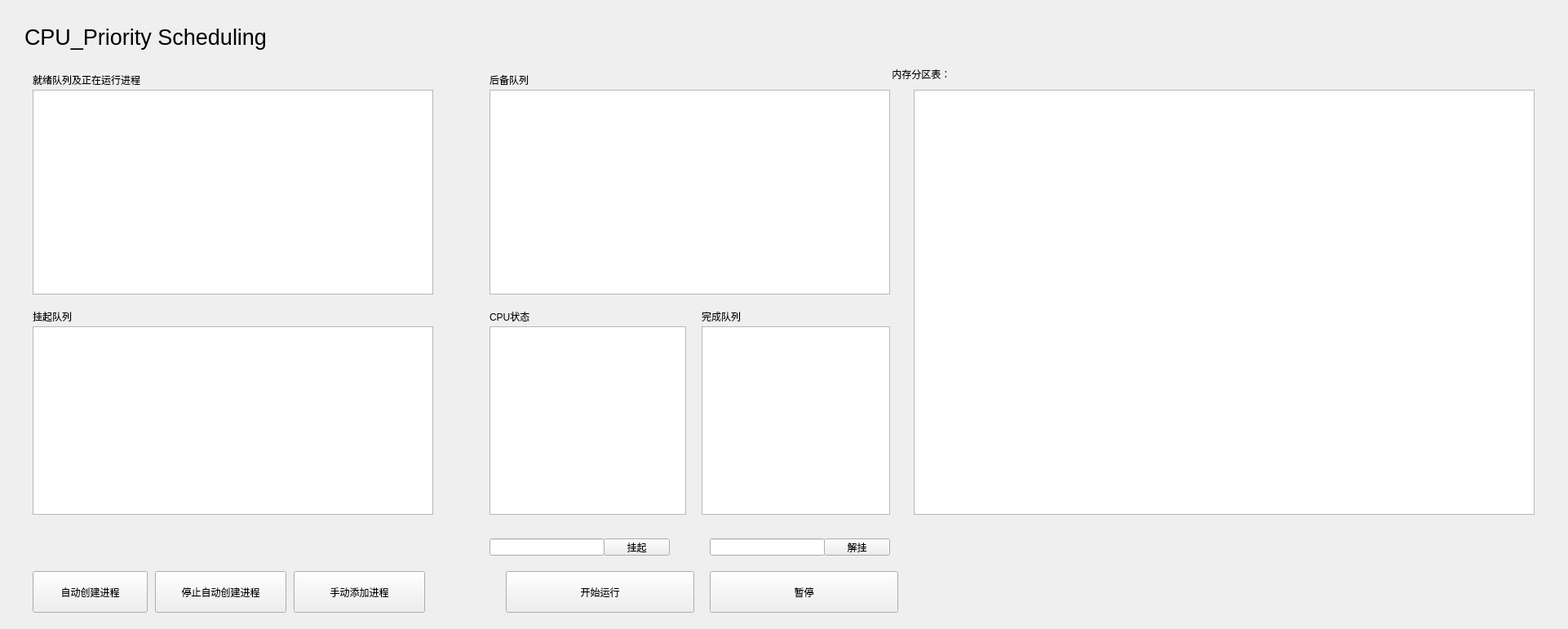
<?xml version="1.0" encoding="UTF-8"?>
<ui version="4.0">
 <class>PriorityScheduling</class>
 <widget class="QWidget" name="PriorityScheduling">
  <property name="geometry">
   <rect>
    <x>0</x>
    <y>0</y>
    <width>1922</width>
    <height>771</height>
   </rect>
  </property>
  <property name="windowTitle">
   <string>Form</string>
  </property>
  <widget class="QTableWidget" name="inpeaceTable">
   <property name="geometry">
    <rect>
     <x>40</x>
     <y>110</y>
     <width>491</width>
     <height>251</height>
    </rect>
   </property>
  </widget>
  <widget class="QTableWidget" name="outpeaceTable">
   <property name="geometry">
    <rect>
     <x>600</x>
     <y>110</y>
     <width>491</width>
     <height>251</height>
    </rect>
   </property>
  </widget>
  <widget class="QTableWidget" name="outpeaceTable2">
   <property name="geometry">
    <rect>
     <x>40</x>
     <y>400</y>
     <width>491</width>
     <height>231</height>
    </rect>
   </property>
  </widget>
  <widget class="QPushButton" name="addButton">
   <property name="geometry">
    <rect>
     <x>360</x>
     <y>700</y>
     <width>161</width>
     <height>51</height>
    </rect>
   </property>
   <property name="text">
    <string>手动添加进程</string>
   </property>
  </widget>
  <widget class="QLineEdit" name="suspendLine">
   <property name="geometry">
    <rect>
     <x>600</x>
     <y>660</y>
     <width>141</width>
     <height>21</height>
    </rect>
   </property>
  </widget>
  <widget class="QPushButton" name="suspendButton">
   <property name="geometry">
    <rect>
     <x>740</x>
     <y>660</y>
     <width>81</width>
     <height>21</height>
    </rect>
   </property>
   <property name="text">
    <string>挂起</string>
   </property>
  </widget>
  <widget class="QLineEdit" name="notsuspendLine">
   <property name="geometry">
    <rect>
     <x>870</x>
     <y>660</y>
     <width>141</width>
     <height>21</height>
    </rect>
   </property>
  </widget>
  <widget class="QPushButton" name="notsuspendButton">
   <property name="geometry">
    <rect>
     <x>1010</x>
     <y>660</y>
     <width>81</width>
     <height>21</height>
    </rect>
   </property>
   <property name="text">
    <string>解挂</string>
   </property>
  </widget>
  <widget class="QPushButton" name="startButton">
   <property name="geometry">
    <rect>
     <x>620</x>
     <y>700</y>
     <width>231</width>
     <height>51</height>
    </rect>
   </property>
   <property name="text">
    <string>开始运行</string>
   </property>
  </widget>
  <widget class="QPushButton" name="pauseButton">
   <property name="geometry">
    <rect>
     <x>870</x>
     <y>700</y>
     <width>231</width>
     <height>51</height>
    </rect>
   </property>
   <property name="text">
    <string>暂停</string>
   </property>
  </widget>
  <widget class="QPushButton" name="auto_createButton">
   <property name="geometry">
    <rect>
     <x>40</x>
     <y>700</y>
     <width>141</width>
     <height>51</height>
    </rect>
   </property>
   <property name="text">
    <string>自动创建进程</string>
   </property>
  </widget>
  <widget class="QLabel" name="label_5">
   <property name="geometry">
    <rect>
     <x>40</x>
     <y>380</y>
     <width>91</width>
     <height>16</height>
    </rect>
   </property>
   <property name="text">
    <string>挂起队列</string>
   </property>
  </widget>
  <widget class="QLabel" name="label_6">
   <property name="geometry">
    <rect>
     <x>40</x>
     <y>90</y>
     <width>201</width>
     <height>16</height>
    </rect>
   </property>
   <property name="text">
    <string>就绪队列及正在运行进程</string>
   </property>
  </widget>
  <widget class="QLabel" name="label_7">
   <property name="geometry">
    <rect>
     <x>600</x>
     <y>90</y>
     <width>101</width>
     <height>16</height>
    </rect>
   </property>
   <property name="text">
    <string>后备队列</string>
   </property>
  </widget>
  <widget class="QPushButton" name="stopAuto_createButton">
   <property name="geometry">
    <rect>
     <x>190</x>
     <y>700</y>
     <width>161</width>
     <height>51</height>
    </rect>
   </property>
   <property name="text">
    <string>停止自动创建进程</string>
   </property>
  </widget>
  <widget class="QTableWidget" name="cpuTable">
   <property name="geometry">
    <rect>
     <x>600</x>
     <y>400</y>
     <width>241</width>
     <height>231</height>
    </rect>
   </property>
  </widget>
  <widget class="QLabel" name="label_8">
   <property name="geometry">
    <rect>
     <x>600</x>
     <y>380</y>
     <width>72</width>
     <height>15</height>
    </rect>
   </property>
   <property name="text">
    <string>CPU状态</string>
   </property>
  </widget>
  <widget class="QLabel" name="label_9">
   <property name="geometry">
    <rect>
     <x>30</x>
     <y>20</y>
     <width>431</width>
     <height>51</height>
    </rect>
   </property>
   <property name="font">
    <font>
     <family>Arial</family>
     <pointsize>20</pointsize>
    </font>
   </property>
   <property name="text">
    <string>CPU_Priority Scheduling</string>
   </property>
  </widget>
  <widget class="QLabel" name="cpu_label">
   <property name="geometry">
    <rect>
     <x>540</x>
     <y>30</y>
     <width>171</width>
     <height>31</height>
    </rect>
   </property>
   <property name="font">
    <font>
     <family>Arial</family>
     <pointsize>15</pointsize>
    </font>
   </property>
   <property name="text">
    <string/>
   </property>
  </widget>
  <widget class="QLabel" name="num_label">
   <property name="geometry">
    <rect>
     <x>820</x>
     <y>30</y>
     <width>161</width>
     <height>31</height>
    </rect>
   </property>
   <property name="font">
    <font>
     <family>Arial</family>
     <pointsize>15</pointsize>
    </font>
   </property>
   <property name="text">
    <string/>
   </property>
  </widget>
  <widget class="QTableWidget" name="finshTable">
   <property name="geometry">
    <rect>
     <x>860</x>
     <y>400</y>
     <width>231</width>
     <height>231</height>
    </rect>
   </property>
  </widget>
  <widget class="QLabel" name="label">
   <property name="geometry">
    <rect>
     <x>860</x>
     <y>380</y>
     <width>101</width>
     <height>16</height>
    </rect>
   </property>
   <property name="text">
    <string>完成队列</string>
   </property>
  </widget>
  <widget class="QTableWidget" name="peaceTable">
   <property name="geometry">
    <rect>
     <x>1120</x>
     <y>110</y>
     <width>761</width>
     <height>521</height>
    </rect>
   </property>
  </widget>
  <widget class="QLabel" name="label_2">
   <property name="geometry">
    <rect>
     <x>1080</x>
     <y>80</y>
     <width>131</width>
     <height>21</height>
    </rect>
   </property>
   <property name="text">
    <string>    内存分区表：</string>
   </property>
  </widget>
 </widget>
 <resources/>
 <connections/>
</ui>
